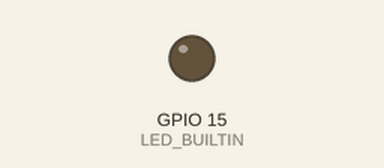
This program was run on a simulated ESP32-S2. Parts: output pins drawn as LEDs (lit = HIGH). What the program prints to the serial monitor is not drawn.

Above: at 1.5 s.
Timing chart, 0 to 19.6 s (numbered marks = the images above):
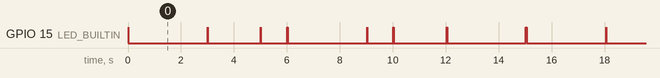

Measured:
- by itself, GPIO 15 (LED_BUILTIN): repeats every 15.1 s: LOW 3.0 s, HIGH 0.01 s, LOW 2.0 s, HIGH 0.01 s, LOW 1.0 s, HIGH 0.01 s, LOW 3.0 s, HIGH 0.01 s, LOW 0.98 s, HIGH 0.01 s, LOW 2.0 s, HIGH 0.01 s, LOW 3.0 s, HIGH 0.01 s, LOW 0.01 s, HIGH 0.01 s
- by itself, everything shown: repeats every 15.1 s, in 14 steps

The program:

main.cpp
```cpp
#include <Arduino.h>

void blinkTask(void *) {
  while (1) {
    digitalWrite(LED_BUILTIN, HIGH);
    delay(10);
    digitalWrite(LED_BUILTIN, LOW);
    delay(3000);
    static int round = 0;
    Serial.printf("Blink Task [%d]\n", round++);
  }
}

void printTask(void *) {
  while (1) {
    digitalWrite(LED_BUILTIN, HIGH);
    delay(10);
    digitalWrite(LED_BUILTIN, LOW);
    delay(5000);
    static int round = 0;
    Serial.printf("Print Task [%d]\n", round++);
  }
}

void setup() {
  Serial.begin(115200);
  pinMode(LED_BUILTIN, OUTPUT);
  xTaskCreatePinnedToCore(blinkTask, "BlinkTask", 4096, NULL, 5, NULL, 0);
  xTaskCreatePinnedToCore(printTask, "PrintTask", 4096, NULL, 4, NULL, 0);
}

void loop() {}
```
